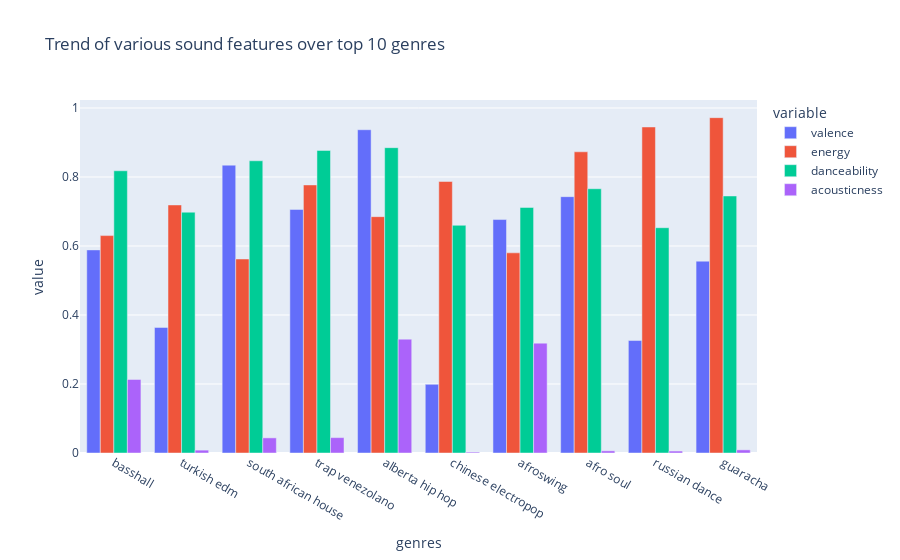

Write notebook code for a chart like this one.
### Code cell
top10_genres = genre_data.sort_values('popularity', ascending=False).head(10)

fig = px.bar(top10_genres, x='genres',
             y=['valence', 'energy', 'danceability', 'acousticness'],
             barmode='group',
             title='Trend of various sound features over top 10 genres')
fig.show()

### Figure 1 — Plotly figure (JSON) as saved in the notebook; plotly's stock layout.template omitted (floating-point values rounded to 4 significant figures)
{"data": [{"alignmentgroup": "True", "hovertemplate": "variable=valence<br>genres=%{x}<br>value=%{y}<extra></extra>", "legendgroup": "valence", "marker": {"color": "#636efa", "pattern": {"shape": ""}}, "name": "valence", "offsetgroup": "valence", "orientation": "v", "showlegend": true, "textposition": "auto", "type": "bar", "x": ["basshall", "turkish edm", "south african house", "trap venezolano", "alberta hip hop", "chinese electropop", "afroswing", "afro soul", "russian dance", "guaracha"], "xaxis": "x", "y": [0.5887, 0.364, 0.8343, 0.706, 0.937, 0.199, 0.6766, 0.743, 0.326, 0.556], "yaxis": "y"}, {"alignmentgroup": "True", "hovertemplate": "variable=energy<br>genres=%{x}<br>value=%{y}<extra></extra>", "legendgroup": "energy", "marker": {"color": "#EF553B", "pattern": {"shape": ""}}, "name": "energy", "offsetgroup": "energy", "orientation": "v", "showlegend": true, "textposition": "auto", "type": "bar", "x": ["basshall", "turkish edm", "south african house", "trap venezolano", "alberta hip hop", "chinese electropop", "afroswing", "afro soul", "russian dance", "guaracha"], "xaxis": "x", "y": [0.6302, 0.719, 0.5623, 0.777, 0.685, 0.787, 0.5802, 0.873, 0.945, 0.972], "yaxis": "y"}, {"alignmentgroup": "True", "hovertemplate": "variable=danceability<br>genres=%{x}<br>value=%{y}<extra></extra>", "legendgroup": "danceability", "marker": {"color": "#00cc96", "pattern": {"shape": ""}}, "name": "danceability", "offsetgroup": "danceability", "orientation": "v", "showlegend": true, "textposition": "auto", "type": "bar", "x": ["basshall", "turkish edm", "south african house", "trap venezolano", "alberta hip hop", "chinese electropop", "afroswing", "afro soul", "russian dance", "guaracha"], "xaxis": "x", "y": [0.818, 0.698, 0.847, 0.877, 0.885, 0.66, 0.7117, 0.766, 0.653, 0.745], "yaxis": "y"}, {"alignmentgroup": "True", "hovertemplate": "variable=acousticness<br>genres=%{x}<br>value=%{y}<extra></extra>", "legendgroup": "acousticness", "marker": {"color": "#ab63fa", "pattern": {"shape": ""}}, "name": "acousticness", "offsetgroup": "acousticness", "orientation": "v", "showlegend": true, "textposition": "auto", "type": "bar", "x": ["basshall", "turkish edm", "south african house", "trap venezolano", "alberta hip hop", "chinese electropop", "afroswing", "afro soul", "russian dance", "guaracha"], "xaxis": "x", "y": [0.2132, 0.00829, 0.04383, 0.0446, 0.33, 0.00257, 0.3185, 0.00627, 0.00561, 0.00903], "yaxis": "y"}], "layout": {"barmode": "group", "legend": {"title": {"text": "variable"}, "tracegroupgap": 0}, "title": {"text": "Trend of various sound features over top 10 genres"}, "xaxis": {"anchor": "y", "domain": [0, 1], "title": {"text": "genres"}}, "yaxis": {"anchor": "x", "domain": [0, 1], "title": {"text": "value"}}}}
